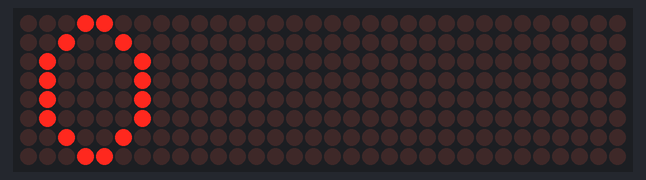
The sketch below on a simulated Arduino Uno, built with avr-gcc and run on an emulated ATmega328P. On the bench: 32×8 LED matrix.

Above: at 0.1 s.
At 2.1 s:
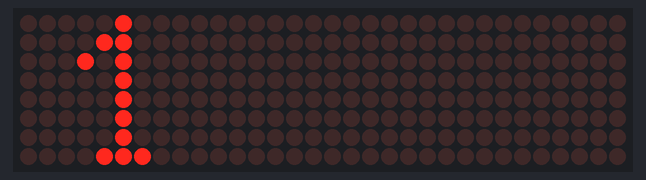
At 4.1 s:
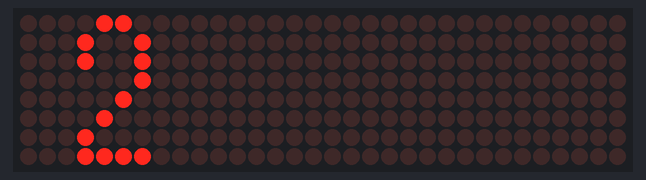
At 6.1 s:
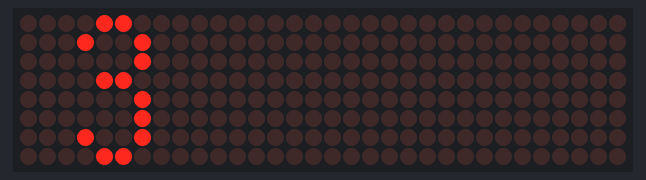

The sketch:

Max72_proba_smailik.ino
```cpp
#include <SPI.h>                             // Подключаем библиотеку SPI
#include <Adafruit_GFX.h>                    // Подключаем библиотеку Adafruit_GFX
#include <Max72xxPanel.h>                    // Подключаем библиотеку Max72xxPanel
int pinCS = 9;                               // Указываем к какому выводу подключен контакт CS
int numberOfHorizontalDisplays = 1;          // Количество матриц по горизонтали
int numberOfVerticalDisplays = 4;            // Количество матриц по-вертикали
int x = 0;
int y = 0;
Max72xxPanel matrix = Max72xxPanel(pinCS, numberOfHorizontalDisplays, numberOfVerticalDisplays);

  const byte dig00[8] = {                    // Создаем массив 0
    0b00011000,                               //     ##
    0b00100100,                               //    #  #
    0b01000010,                               //   #    #
    0b01000010,                               //   #    #
    0b01000010,                               //   #    #
    0b01000010,                               //   #    #
    0b00100100,                               //    #  #
    0b00011000                                //     ##
  };

  const byte dig01[8] = {                    // Создаем массив 1
    0b00000100,                               //  .....#..
    0b00001100,                               //      ##
    0b00010100,                               //     # #
    0b00000100,                               //       #
    0b00000100,                               //       #
    0b00000100,                               //       #
    0b00000100,                               //       #
    0b00001110                                //      ###
  };

   const byte dig02[8] = {                    // Создаем массив 2
    0b00001100,                               //  ....##..
    0b00010010,                               //     #  #
    0b00010010,                               //     #  #
    0b00000010,                               //        #
    0b00000100,                               //       #
    0b00001000,                               //      #
    0b00010000,                               //     #
    0b00011110                                //     ####
  };

   const byte dig03[8] = {                    // Создаем массив 3
    0b00001100,                               //  ....##..
    0b00010010,                               //     #  #
    0b00000010,                               //        #
    0b00001100,                               //      ##
    0b00000010,                               //        #
    0b00000010,                               //        #
    0b00010010,                               //     #  #
    0b00001100                                //      ##
  };


void risdig( byte matr[8] ) {
  for (int y = 0; y < 8; y++ ) {            // Передача массива
    for (int x = 0; x < 8; x++ ) {
      matrix.drawPixel(7-x, y, matr[y] & (1 << x));
    }
  }
  matrix.write();
}


// *****************************
void setup() {
  matrix.setIntensity(5);                    // Задаем яркость от 0 до 15
  matrix.setRotation(3);                      // Направление текста 1,2,3,4
}

// ************************
void loop() {
  byte nf[8] = {B00111100, B01000010, B10100101, B10000001, B10111101, B10000001, B01000010, B00111100};
  byte sf[8] = {B00111100, B01000010, B10100101, B10000001, B10011001, B10100101, B01000010, B00111100};
  matrix.fillScreen(LOW);                       // Обнуление матрицы

  for (int y = 0; y < 8; y++ ) {            // Передача массива
    for (int x = 0; x < 8; x++ ) {
      matrix.drawPixel(7-x, y, dig00[y] & (1 << x));
    }
  }
  matrix.write();

  delay(2000);
  for (int y = 0; y < 8; y++ ) {            // Передача массива
    for (int x = 0; x < 8; x++ ) {
      matrix.drawPixel(7-x, y, dig01[y] & (1 << x));
    }
  }
  matrix.write();

  delay(2000);
  for (int y = 0; y < 8; y++ ) {            // Передача массива
    for (int x = 0; x < 8; x++ ) {
      matrix.drawPixel(7-x, y, dig02[y] & (1 << x));
    }
  }
  matrix.write();
  delay(2000);

  risdig(dig03);
  delay(2000);

}
// **************************************
```

Measured:
- by itself, everything shown: repeats every 8.0 s, in 4 steps
- what the display in image 1 shows lasts 2.0 s, from 2.0 s to 4.0 s
